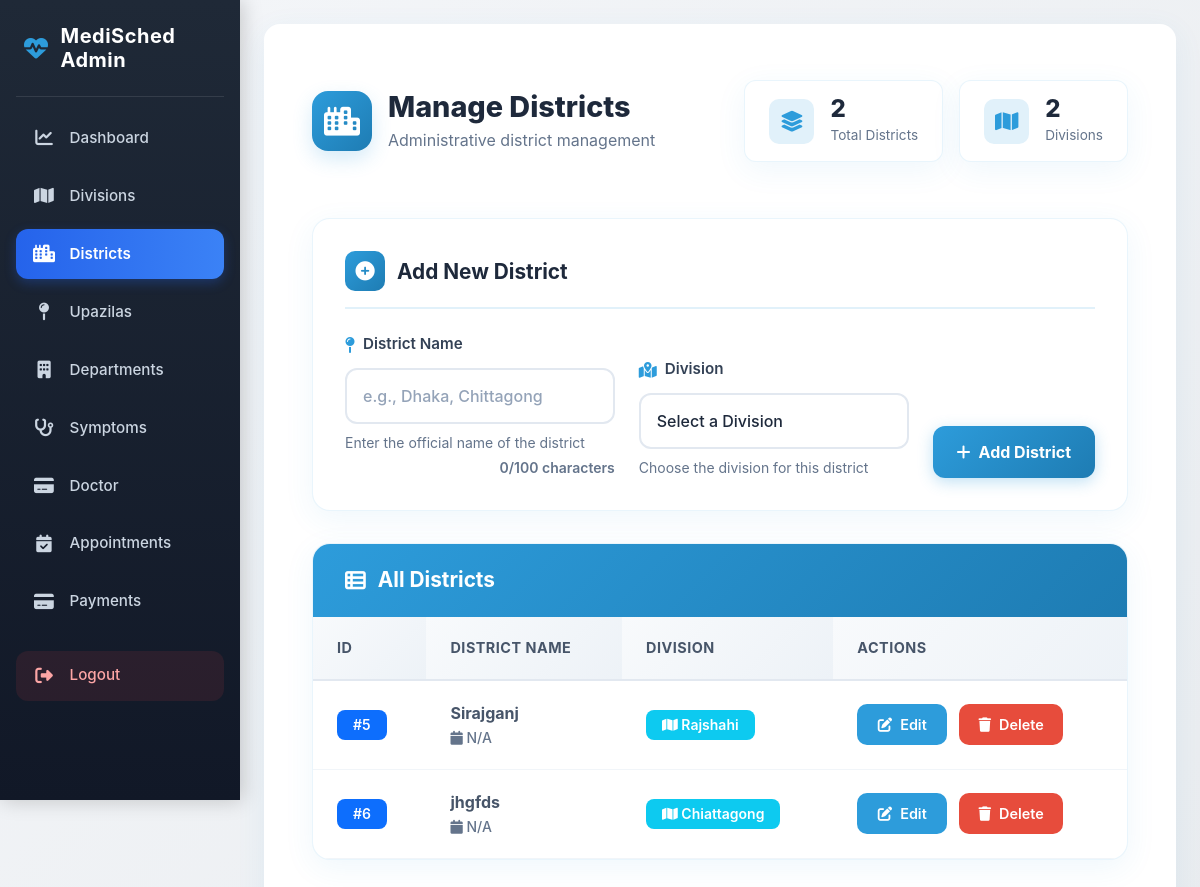
The app's page /adminapp/districts/, older data.
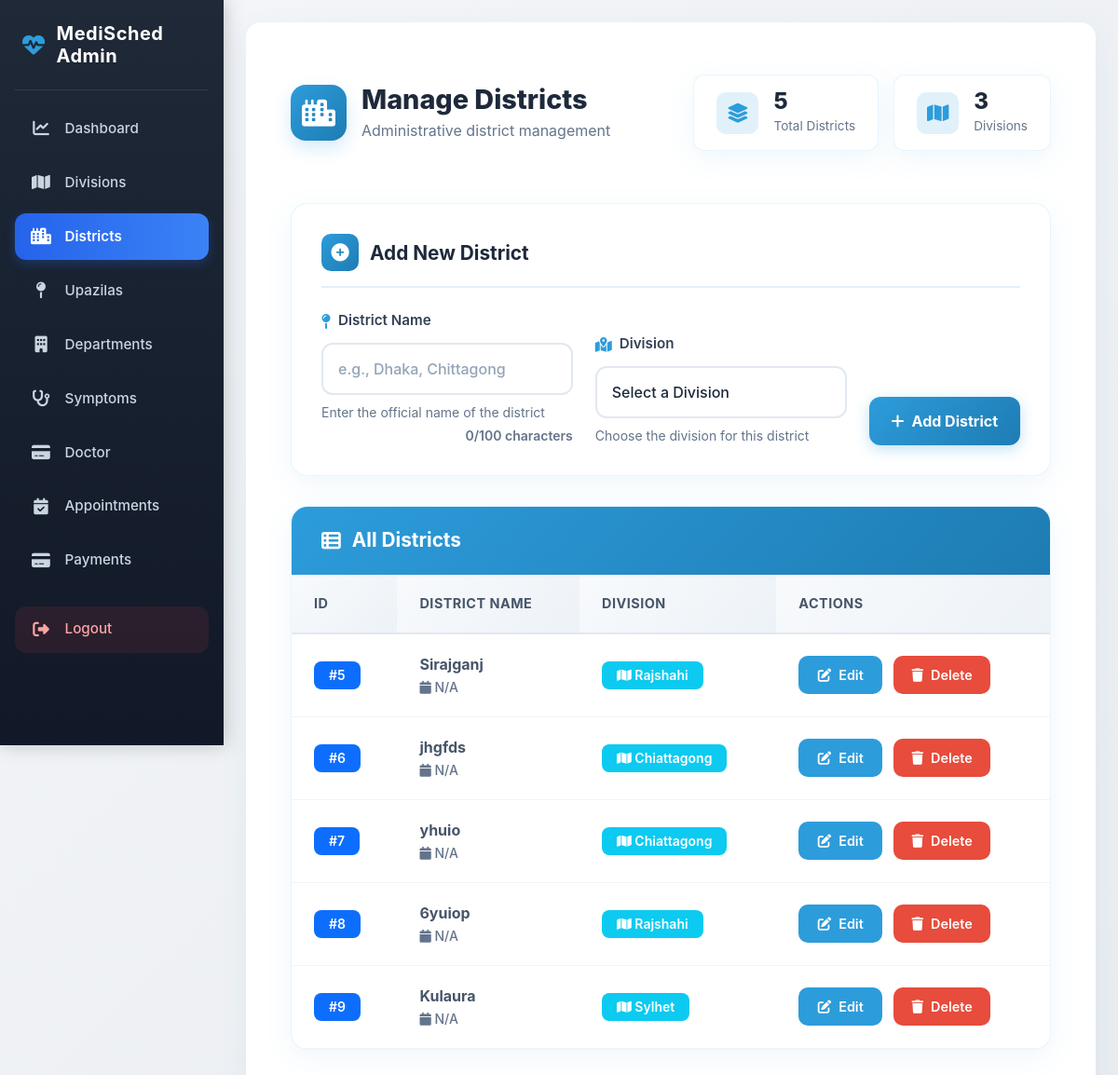
The same page, newer data.
### adminapp/models.py (models this page shows, shortened)
class District(models.Model):
    district_name = models.CharField(max_length=100)
    division = models.ForeignKey(Division, on_delete=models.CASCADE, related_name='districts')
    class Meta:
        unique_together = ('district_name', 'division')

class Division(models.Model):
    division_name = models.CharField(max_length=100, unique=True)

### adminapp/views.py (the view)
# urls.py: path('districts/', views.district_list, name='district_list'),
def district_list(request):
    districts = District.objects.select_related('division').all()
    divisions = Division.objects.all()
    return render(request, 'adminapp/district_list.html', {'districts': districts, 'divisions': divisions})

### adminapp/templates/adminapp/district_list.html (shortened to what this page needs)
{% extends 'adminapp/base_admin.html' %}
{% load static %}
{% block content %}
<div class="container-fluid">
    <div class="page-header">
        <div class="header-container">
            <div class="header-title-wrapper">
                <div class="header-icon">
                    <i class="fa-solid fa-city"></i>
                </div>
                <div>
                    <h1 class="header-title">Manage Districts</h1>
                    <span class="header-subtitle">Administrative district management</span>
                </div>
            </div>
            <div class="header-stats">
                <div class="stat-item">
                    <div class="stat-icon">
                        <i class="fa-solid fa-layer-group"></i>
                    </div>
                    <div class="stat-info">
                        <div class="stat-value">{{ districts|length }}</div>
                        <div class="stat-label">Total Districts</div>
                    </div>
                </div>
                <div class="stat-item">
                    <div class="stat-icon">
                        <i class="fa-solid fa-map"></i>
                    </div>
                    <div class="stat-info">
                        <div class="stat-value">{{ divisions|length }}</div>
                        <div class="stat-label">Divisions</div>
                    </div>
                </div>
            </div>
        </div>
    </div>
    <div class="form-card">
        <div class="form-title">
            <i class="fa-solid fa-circle-plus"></i>
            Add New District
        </div>
        <form method="POST" action="{% url 'add_district' %}" id="addDistrictForm">
            <div class="form-grid">
                <div class="form-group">
                    <label class="form-label">
                        <i class="fa-solid fa-map-pin"></i>
                        District Name
                    </label>
                    <input type="text"
                           name="district_name"
                           class="form-control-custom"
                           placeholder="e.g., Dhaka, Chittagong"
                           required
                           maxlength="100"
                           autocomplete="off"
                           id="districtName">
                    <div class="form-text">
                        Enter the official name of the district
                    </div>
                </div>
                <div class="form-group">
                    <label class="form-label">
                        <i class="fa-solid fa-map-marked-alt"></i>
                        Division
                    </label>
                    <div class="select-wrapper">
                        <select name="division_id"
                                class="form-select-custom"
                                required
                                id="divisionSelect">
                            <option value="">Select a Division</option>
                        </select>
                    </div>
                    <div class="form-text">
                        Choose the division for this district
                    </div>
                </div>
                <div class="form-group">
                    <button type="submit" class="btn-add" id="submitBtn">
                        <i class="fa-solid fa-plus"></i>
                        Add District
                    </button>
                </div>
            </div>
        </form>
    </div>
    <div class="table-card">
        <div class="table-header">
            <h3 class="table-title">
                <i class="fa-solid fa-table-list"></i>
                All Districts
            </h3>
        </div>
        <div class="table-responsive">
            <table class="custom-table" id="districtsTable">
                <thead>
                    <tr>
                        <th>ID</th>
                        <th>District Name</th>
                        <th>Division</th>
                        <th>Actions</th>
                    </tr>
                </thead>
                <tbody>
                    {% for dist in districts %}
                    <tr>
                        <td>
                            <span class="badge bg-primary">#{{ dist.id }}</span>
                        </td>
                        <td>
                            <div style="font-weight: 700;">{{ dist.district_name }}</div>
                            <small style="color: #64748b;">
                                <i class="fa-solid fa-calendar"></i>
                                {{ dist.created_at|date:"M d, Y"|default:"N/A" }}
                            </small>
                        </td>
                        <td>
                            <span class="badge bg-info">
                                <i class="fa-solid fa-map"></i>
                                {{ dist.division.division_name }}
                            </span>
                        </td>
                        <td>
                            <div class="action-buttons">
                                <a href="{% url 'edit_district' dist.id %}" class="btn-action btn-primary">
                                    <i class="fa-solid fa-pen-to-square"></i>
                                    Edit
                                </a>
                                <a href="{% url 'delete_district' dist.id %}"
                                   class="btn-action btn-danger delete-btn"
                                   data-id="{{ dist.id }}"
                                   data-name="{{ dist.district_name }}">
                                    <i class="fa-solid fa-trash"></i>
                                    Delete
                                </a>
                            </div>
                        </td>
                    </tr>
                    {% endfor %}
                </tbody>
            </table>
        </div>
    </div>
</div>
{% endblock %}

### adminapp/templates/adminapp/base_admin.html (shortened to what this page needs)
{% load static %}
<!DOCTYPE html>
<html lang="en">
<head>
  <link href="https://cdn.jsdelivr.net/npm/bootstrap@5.3.3/dist/css/bootstrap.min.css" rel="stylesheet">
  <link href="https://cdnjs.cloudflare.com/ajax/libs/font-awesome/6.5.0/css/all.min.css" rel="stylesheet">
</head>
<body>
  <div class="sidebar-wrapper" id="sidebarWrapper">
    <div class="sidebar">
      <div class="sidebar-header">
        <h4>
          <i class="fas fa-heartbeat"></i>
          MediSched Admin
        </h4>
      </div>
      <div class="sidebar-nav">
        <a href="{% url 'admin_dashboard' %}" class="sidebar-link {% if request.resolver_match.url_name == 'admin_dashboard' %}active{% endif %}">
          <i class="fa-solid fa-chart-line"></i> Dashboard
        </a>
        <a href="{% url 'division_list' %}" class="sidebar-link {% if request.resolver_match.url_name|slice:'0:8' == 'division' %}active{% endif %}">
          <i class="fa-solid fa-map"></i> Divisions
        </a>
        <a href="{% url 'district_list' %}" class="sidebar-link {% if request.resolver_match.url_name == 'district_list' %}active{% endif %}">
          <i class="fa-solid fa-city"></i> Districts
        </a>
        <a href="{% url 'upazila_list' %}" class="sidebar-link {% if request.resolver_match.url_name == 'upazila_list' %}active{% endif %}">
          <i class="fa-solid fa-map-pin"></i> Upazilas
        </a>
        <a href="{% url 'department_list' %}" class="sidebar-link {% if request.resolver_match.url_name == 'department_list' %}active{% endif %}">
          <i class="fa-solid fa-building"></i> Departments
        </a>
        <a href="{% url 'symptom_list' %}" class="sidebar-link {% if request.resolver_match.url_name == 'symptom_list' %}active{% endif %}">
          <i class="fa-solid fa-stethoscope"></i> Symptoms
        </a>
         <a href="{%url 'doctor_list'%}" class="sidebar-link {% if request.resolver_match.url_name == 'doctor_list' %}active{% endif %}">
          <i class="fa-solid fa-credit-card"></i> Doctor
        </a>
        <a href="{% url 'appointment_list' %}" class="sidebar-link {% if request.resolver_match.url_name == 'appointment_list' %}active{% endif %}">
          <i class="fa-solid fa-calendar-check"></i> Appointments
        </a>
        <a href="{% url 'payment_list' %}" class="sidebar-link {% if request.resolver_match.url_name == 'payment_list' %}active{% endif %}">
          <i class="fa-solid fa-credit-card"></i> Payments
        </a>
        <a href="{% url 'logout' %}" class="sidebar-link logout mt-4">
          <i class="fa-solid fa-right-from-bracket"></i> Logout
        </a>
      </div>
    </div>
  </div>
  <div class="content" id="mainContent">
    <div class="content-wrapper">
      {% block content %}
      {% endblock %}
    </div>
  </div>
</body>
</html>

### adminapp/templates/adminapp/base_admin.html (style rules this page uses)
:root { --primary-color: #2D9CDB; --secondary-color: #1f2937; --accent-color: #2563eb; --light-color: #f8f9fa; --dark-color: #1e293b; --success-color: #10b981; --warning-color: #f59e0b; --danger-color: #ef4444; --card-shadow: 0 4px 6px -1px rgba(0, 0, 0, 0.1), 0 2px 4px -1px rgba(0, 0, 0, 0.06); }
body { background: linear-gradient(135deg, #f4f6f9 0%, #e9ecef 100%); font-family: 'Inter', 'Segoe UI', system-ui, -apple-system, sans-serif; min-height: 100vh; overflow-x: hidden; }
.sidebar-wrapper { position: fixed; left: 0; top: 0; height: 100vh; width: 240px; background: linear-gradient(180deg, var(--secondary-color) 0%, #111827 100%); color: white; z-index: 1000; transition: all 0.3s cubic-bezier(0.4, 0, 0.2, 1); box-shadow: 2px 0 20px rgba(0, 0, 0, 0.2); overflow-y: auto; }
.sidebar { padding: 1.5rem 1rem; height: 100%; display: flex; flex-direction: column; }
.sidebar-header { padding: 0 0.5rem 1.5rem; border-bottom: 1px solid rgba(255, 255, 255, 0.1); margin-bottom: 1rem; }
.sidebar-header h4 { font-weight: 700; font-size: 1.25rem; letter-spacing: 0.5px; margin: 0; color: white; display: flex; align-items: center; gap: 0.75rem; }
.sidebar-header h4 i { color: var(--primary-color); font-size: 1.5rem; }
.sidebar-nav { flex: 1; }
.sidebar-link { display: flex; align-items: center; padding: 0.85rem 1rem; color: #cbd5e1; border-radius: 0.75rem; margin-bottom: 0.5rem; transition: all 0.3s cubic-bezier(0.4, 0, 0.2, 1); text-decoration: none; font-weight: 500; font-size: 0.95rem; position: relative; overflow: hidden; }
.sidebar-link i { margin-right: 0.85rem; font-size: 1.1rem; width: 24px; text-align: center; transition: all 0.3s; }
.sidebar-link.active { background: linear-gradient(90deg, var(--accent-color) 0%, #3b82f6 100%); color: white !important; font-weight: 600; transform: none; box-shadow: 0 4px 12px rgba(37, 99, 235, 0.3); }
.sidebar-link.active i { color: white; }
.sidebar-link.logout { margin-top: auto; background: rgba(239, 68, 68, 0.1); color: #fca5a5; }
.content { margin-left: 240px; padding: 1.5rem; transition: all 0.3s cubic-bezier(0.4, 0, 0.2, 1); min-height: 100vh; }
.content-wrapper { background: white; border-radius: 1rem; padding: 2rem; box-shadow: var(--card-shadow); min-height: calc(100vh - 3rem); }

Row changes from the older to the newer data that the page shows:
added District: id "7", district_name "yhuio", created_at "N/A", division.division_name "Chiattagong"
added District: id "8", district_name "6yuiop", created_at "N/A", division.division_name "Rajshahi"
added District: id "9", district_name "Kulaura", created_at "N/A", division.division_name "Sylhet"
Text that changed along with them:
{{ districts|length }}: "2" → "5"
{{ divisions|length }}: "2" → "3"
